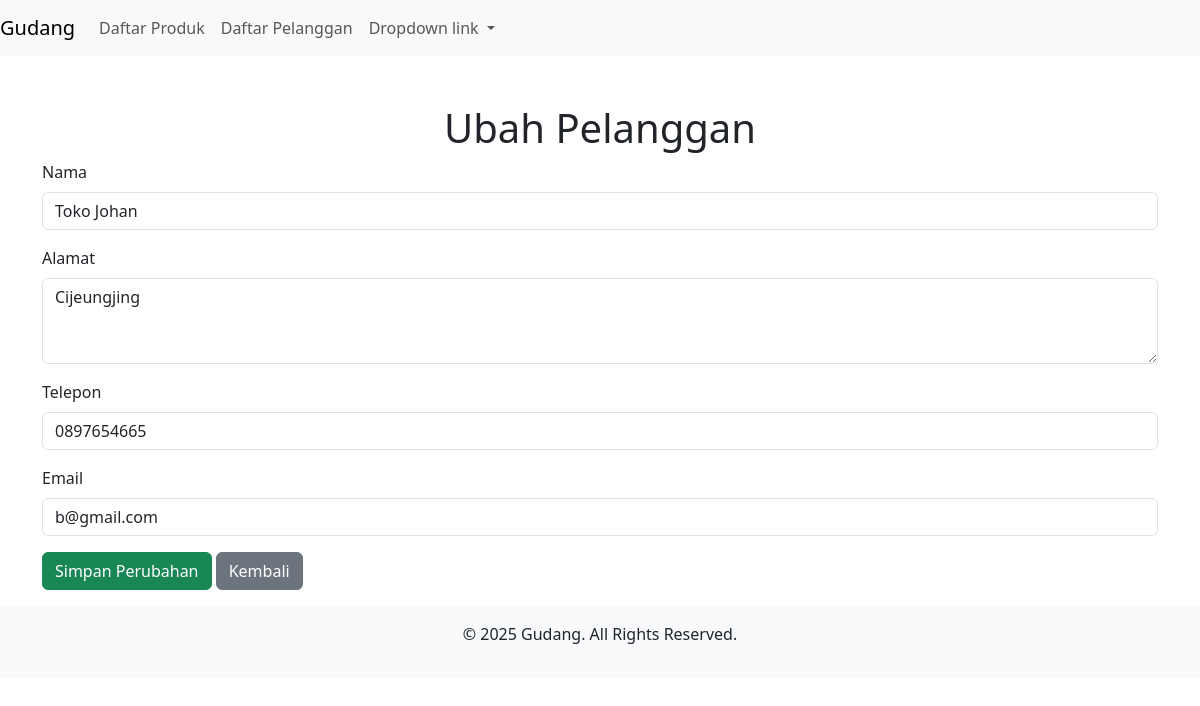
The page /index.php?action=pelanggan_edit&id=25 on the database its author committed.
### tables this page shows
CREATE TABLE `pelanggan` (
  `PelangganID` int(11) NOT NULL,
  `Nama` varchar(100) DEFAULT NULL,
  `Alamat` varchar(255) DEFAULT NULL,
  `Telepon` varchar(20) DEFAULT NULL,
  `Email` varchar(100) DEFAULT NULL
);

### controllers/PelangganController.php (called while the page is built, shortened)
<?php
class PelangganController
{
    private $db;
    public function __construct($db)
    {
        $this->db = $db;
    }
    public function edit($pelangganID)
    {
        $sql = "SELECT * FROM pelanggan WHERE PelangganID = ?";
        $stmt = $this->db->prepare($sql);
        $stmt->bind_param("i", $pelangganID);
        $stmt->execute();
        $result = $stmt->get_result();
        $pelanggan = $result->fetch_assoc();
        include 'views/pelanggan/pelanggan_ubah.php';
    }
}
?>

### config/database.php (called while the page is built, shortened)
<?php
class Database {
    private $host = "localhost";
    private $user = "root";
    private $pass = "";
    private $db_name = "KlmpkFdln";
    public $conn;
    public function __construct() {
        $this->conn = new mysqli($this->host, $this->user, $this->pass, $this->db_name);
    }
    public function prepare($sql) {
        return $this->conn->prepare($sql);
    }
}
?>

### views/pelanggan/pelanggan_ubah.php (the view, shortened to what this page needs)
<!DOCTYPE html>
<html lang="en">
<head>
    <link href="https://cdn.jsdelivr.net/npm/bootstrap@5.3.0/dist/css/bootstrap.min.css" rel="stylesheet">
</head>
<body>
    <div class="container mt-5">
        <h1 class="text-center">Ubah Pelanggan</h1>
        <form action="index.php?action=pelanggan_update&id=<?= $pelanggan['PelangganID']; ?>" method="POST">
            <div class="mb-3">
                <label for="nama" class="form-label">Nama</label>
                <input type="text" class="form-control" id="nama" name="nama" value="<?= $pelanggan['Nama']; ?>" required>
            </div>
            <div class="mb-3">
                <label for="alamat" class="form-label">Alamat</label>
                <textarea class="form-control" id="alamat" name="alamat" rows="3" required><?= $pelanggan['Alamat']; ?></textarea>
            </div>
            <div class="mb-3">
                <label for="telepon" class="form-label">Telepon</label>
                <input type="text" class="form-control" id="telepon" name="telepon" value="<?= $pelanggan['Telepon']; ?>" required>
            </div>
            <div class="mb-3">
                <label for="email" class="form-label">Email</label>
                <input type="email" class="form-control" id="email" name="email" value="<?= $pelanggan['Email']; ?>" required>
            </div>
            <button type="submit" class="btn btn-success">Simpan Perubahan</button>
            <a href="index.php?action=pelanggan_list" class="btn btn-secondary">Kembali</a>
        </form>
    </div>
</body>
</html>

### views/layout/footer.php (style rules this page uses)
body { background-color:rgb(255, 255, 255); }

### rows shown on the page
pelanggan: nama "Toko Johan", alamat "Cijeungjing", telepon "0897654665", email "b@gmail.com"
